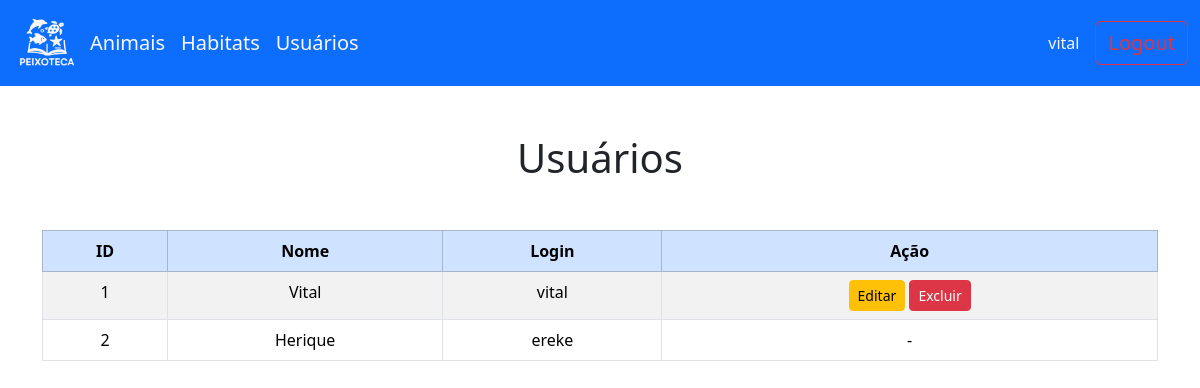
Page /usuarios/index.php (signed in) on the committed database.
### tables this page shows
CREATE TABLE `usuarios` (
  `id` integer PRIMARY KEY AUTO_INCREMENT,
  `nome` varchar(255) NOT NULL,
  `login` varchar(255) NOT NULL,
  `senha` varchar(255) NOT NULL
);

### usuarios/index.php (the view, shortened to what this page needs)
<?php
    include "../components/header.php";
    include "../components/nav.php";
    require_once "../db/conn.php";
?>
<div class="container my-4">
    <h1 class="text-center mb-5">Usuários</h1>
    <div class="table-responsive mt-5">
        <table class="table table-striped table-bordered text-center">
            <thead class="table-primary">
                <tr>
                    <th>ID</th>
                    <th>Nome</th>
                    <th>Login</th>
                    <th>Ação</th>
                </tr>
            </thead>
            <tbody>
                <?php
                $sql = "SELECT * FROM usuarios";
                $sql = $pdo->query($sql);
                ?>
                <?php if ($sql->rowCount() > 0): ?>
                    <?php foreach ($sql->fetchAll() as $usuarios): ?>
                        <tr>
                            <td><?php echo $usuarios['id'] ?> </td>
                            <td><?php echo $usuarios['nome'] ?> </td>
                            <td><?php echo $usuarios['login'] ?></td>
                        <?php if ($usuarios['id'] == $_SESSION['id_logado']): ?>
                            <td>
                                <a class="btn btn-warning btn-sm"
                                href="./editarUser.php?id=<?php echo $usuarios['id'] ?>">Editar</a>
                                <a class="btn btn-danger btn-sm"
                                   onclick="return confirm('Deseja realmente excluir a sua conta?')"
                                   href="./excluirUser.php?id=<?php echo $usuarios['id'] ?>">Excluir</a>
                            </td>
                        <?php else:  ?>
                            <td> - </td>
                        <?php endif; ?>
                        </tr>
                    <?php endforeach; ?>
                <?php endif; ?>
            </tbody>
        </table>
    </div>
</div>
<?php
    include "../components/footer.php";
?>

### rows in the picture
usuarios: id "1", nome "Vital", login "vital"
usuarios: id "2", nome "Herique", login "ereke"

### other values in the picture
$_SESSION['usuario_logado'] "vital"
